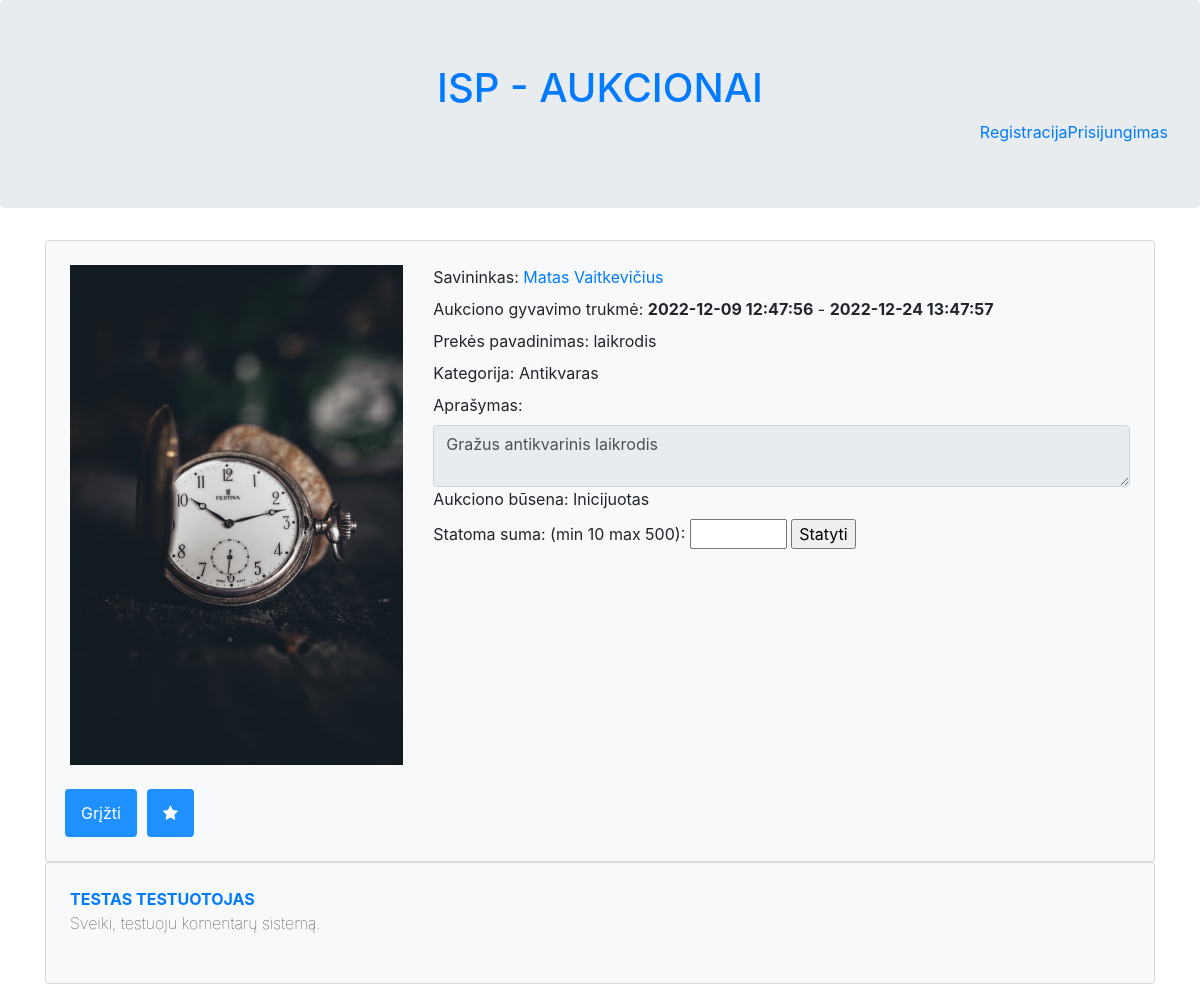
The page /Aukciono_langas.php?id=1 on the database as committed earlier.
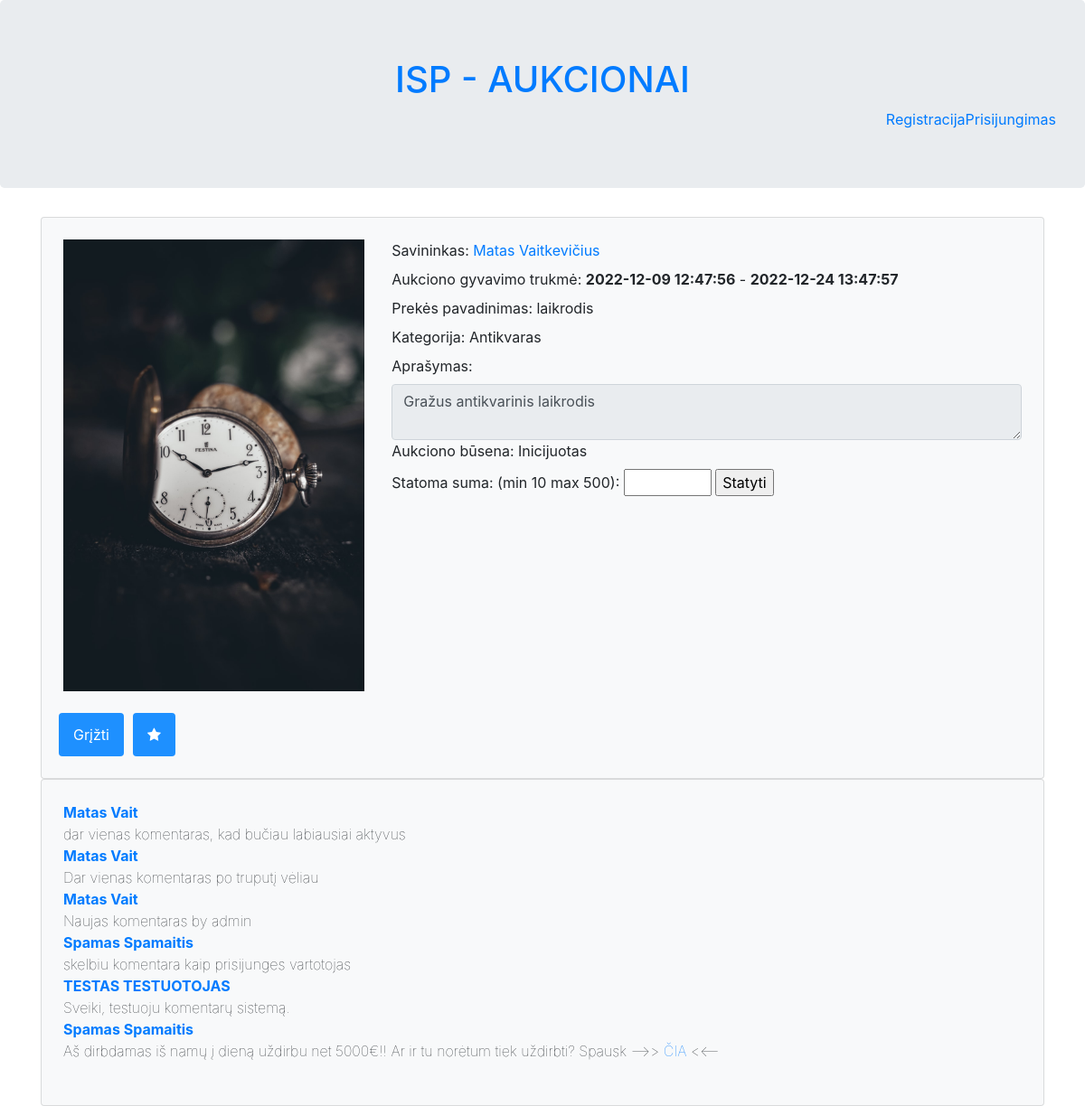
The same page on the database as committed later.
### tables this page shows
CREATE TABLE `komentaras` (
  `tekstas` text DEFAULT NULL,
  `laiko_zyme` datetime NOT NULL DEFAULT current_timestamp(),
  `id_Komentaras` int(11) NOT NULL,
  `fk_Aukcionasid_Aukcionas` int(11) NOT NULL,
  `fk_Vartotojasid_Vartotojas` int(11) NOT NULL
);

CREATE TABLE `vartotojas` (
  `vardas` varchar(32) NOT NULL,
  `pavarde` varchar(32) NOT NULL,
  `email` varchar(64) NOT NULL,
  `telefono_nr` varchar(20) DEFAULT NULL,
  `slaptazodis` varchar(32) NOT NULL,
  `likutis` decimal(10,2) NOT NULL,
  `blokuotas` tinyint(1) NOT NULL,
  `lytis` int(11) DEFAULT NULL,
  `id_Vartotojas` int(11) NOT NULL,
  `fk_Administratorius` int(11) DEFAULT NULL
);

### Aukciono_langas.php (the view, shortened to what this page needs)
<!DOCTYPE html>
<html lang="en">
    <head>
        <link rel="stylesheet" href="https://cdn.jsdelivr.net/npm/bootstrap@4.6.1/dist/css/bootstrap.min.css">
        <link rel="stylesheet" href="https://cdnjs.cloudflare.com/ajax/libs/font-awesome/4.7.0/css/font-awesome.min.css">
      </head>
    <body>
    <?php include("header.php");?>
    <?php
    $db = mysqli_connect(config::DB_SERVER, config::DB_USERNAME, config::DB_PASSWORD, config::DB_NAME);
    $id = $_GET['id'];
    $query = "SELECT *, kategorija.name as name2
              FROM aukcionas
              LEFT JOIN preke ON preke.id_Preke=aukcionas.fk_Prekeid_Preke
              LEFT JOIN nuotrauka ON nuotrauka.fk_Prekeid_Preke=preke.id_Preke
              LEFT JOIN kategorija ON kategorija.id_KATEGORIJA=preke.kategorija
              LEFT JOIN statusas ON statusas.id_STATUSAS=aukcionas.statusas
              LEFT JOIN vartotojas ON preke.fk_Vartotojasid_Vartotojas=vartotojas.id_Vartotojas
              WHERE aukcionas.id_Aukcionas=".$id;
    $result = mysqli_query($db, $query);
    $result = mysqli_fetch_assoc($result);
    ?>
        <div class="container">
              <div class="col-12 card card-body bg-light p-4">
                <div class="row">
                  <div class="col-4">
                    <img style="max-width:100%; max-height:100%;"src=<?php echo "'".$result['nuoroda']."'";?> alt="Blue toy">
                </div>
                <div class="col-8">
                  <div class="div-group">
                    <label>Savininkas:</label>
                    <label><?php echo "<a href='naudotojoPuslapis.php?id=".$result['id_Vartotojas']."'>".$result['vardas']." ".$result['pavarde']."</a>";?></label>
                  </div>
                  <div class="div-group">
                    <label>Aukciono gyvavimo trukmė:</label>
                    <label style="font-weight: bold;"><?php echo $result['pradzia'];?></label>
                    <label> - </label>
                    <label style="font-weight: bold;"><?php echo $result['pabaiga'];?></label>
                  </div>
                  <div class="div-group">
                    <label>Prekės pavadinimas:</label>
                    <label><?php echo $result['pavadinimas'];?></label>
                  </div>
                  <div class="div-group">
                    <label for="kategorija">Kategorija: </label>
                    <label><?php echo $result['name2'];?></label>
                  </div>
                  <div class="div-group">
                    <label for="aprasymas">Aprašymas:</label>
                      <div class="input-group">
                        <textarea readonly placeholder="$aprasymas" id="aprasymas" class="form-control"><?php echo $result['aprasymas'];?></textarea>
                      </div>
                  </div>
                  <div class="div-group">
                    <label for="nuotrauka">Aukciono būsena:</label>
                    <label for="nuotrauka"><?php echo $result['name'];?></label>
                  </div>
                  <form>
                    <label for="quantity">Statoma suma: (min <?php echo $result['min'];?> max <?php echo $result['max'];?>):</label>
                    <input type="number" id="quantity" name="quantity" min="100" max="500">
                    <input type="submit" value="Statyti">
                   </form>
                </div>
            </div>
              <br>
              <div class="row">
                <form>
                  <input style="margin-right:10px; margin-left:10px" type="button" class="btn btn-primary" value="Grįžti" onclick="history.back()">
                 </form>
                 <button style="margin-right:10px" class="btn"><i class="fa fa-star"></i></button>
              </div>
            </div>
            <div class="col-12 card card-body bg-light p-4">
              <?php
              $query = "SELECT * FROM komentaras
                        INNER JOIN vartotojas ON komentaras.fk_Vartotojasid_Vartotojas=vartotojas.id_Vartotojas
                        WHERE fk_Aukcionasid_Aukcionas=" . $id."
                        AND vartotojas.blokuotas=0
                        ORDER BY laiko_zyme desc";
              $result = mysqli_query($db, $query);
              foreach ($result as $row){
                echo "<div class='div-group'>
                <div style='font-weight: bolder;'><a href='naudotojoPuslapis.php?id=".$row['id_Vartotojas']."'>".$row['vardas']." ".$row['pavarde']."</a></div>
                <div style='font-weight: lighter;'>".$row['tekstas']."</div>";
                echo "</div>";
              }
              ?>
              <form method="post" action="skelbti_komentara.php?id=<?php echo $id;?>">
                <br>
              </form>
            </div>
          </div>
    </body>
</html>

Rows that differ between the two databases and show on the page:
added komentaras: fk_Vartotojasid_Vartotojas.vardas "Matas", fk_Vartotojasid_Vartotojas.pavarde "Vait", tekstas "dar vienas komentaras, kad bučiau labiausiai aktyvus"
added komentaras: fk_Vartotojasid_Vartotojas.vardas "Matas", fk_Vartotojasid_Vartotojas.pavarde "Vait", tekstas "Dar vienas komentaras po truputį vėliau"
added komentaras: fk_Vartotojasid_Vartotojas.vardas "Matas", fk_Vartotojasid_Vartotojas.pavarde "Vait", tekstas "Naujas komentaras by admin"
now on this page (row unchanged): komentaras: fk_Vartotojasid_Vartotojas.vardas "Spamas", fk_Vartotojasid_Vartotojas.pavarde "Spamaitis", tekstas "skelbiu komentara kaip prisijunges vartotojas"
now on this page (row unchanged): komentaras: fk_Vartotojasid_Vartotojas.vardas "Spamas", fk_Vartotojasid_Vartotojas.pavarde "Spamaitis", tekstas "Aš dirbdamas iš namų į dieną uždirbu net 5000€!! Ar ir tu norėtum tiek uždirbti? Spausk -->> ČIA <<--"
